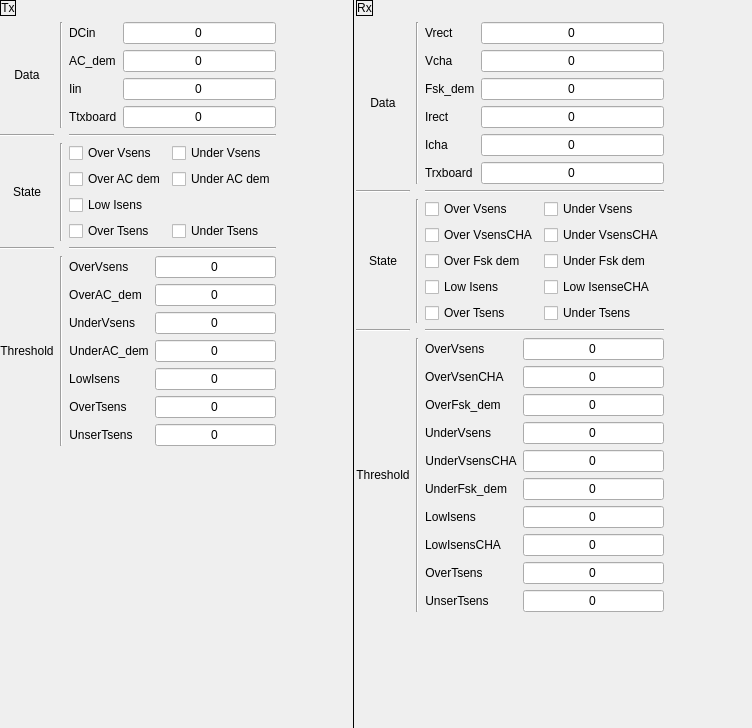
<?xml version="1.0" encoding="UTF-8"?>
<ui version="4.0">
 <class>MainWindow</class>
 <widget class="QMainWindow" name="MainWindow">
  <property name="windowModality">
   <enum>Qt::NonModal</enum>
  </property>
  <property name="geometry">
   <rect>
    <x>0</x>
    <y>0</y>
    <width>752</width>
    <height>728</height>
   </rect>
  </property>
  <property name="windowTitle">
   <string>Wireless Charge</string>
  </property>
  <property name="dockNestingEnabled">
   <bool>false</bool>
  </property>
  <property name="dockOptions">
   <set>QMainWindow::AllowTabbedDocks|QMainWindow::AnimatedDocks</set>
  </property>
  <widget class="QWidget" name="centralwidget">
   <widget class="Line" name="line">
    <property name="geometry">
     <rect>
      <x>333</x>
      <y>0</y>
      <width>40</width>
      <height>731</height>
     </rect>
    </property>
    <property name="frameShadow">
     <enum>QFrame::Plain</enum>
    </property>
    <property name="orientation">
     <enum>Qt::Vertical</enum>
    </property>
   </widget>
   <widget class="QWidget" name="layoutWidget">
    <property name="geometry">
     <rect>
      <x>0</x>
      <y>0</y>
      <width>350</width>
      <height>524</height>
     </rect>
    </property>
    <layout class="QFormLayout" name="formLayout_4">
     <item row="0" column="0">
      <widget class="QLabel" name="rx_label_21">
       <property name="frameShape">
        <enum>QFrame::Panel</enum>
       </property>
       <property name="text">
        <string>Tx</string>
       </property>
       <property name="alignment">
        <set>Qt::AlignCenter</set>
       </property>
      </widget>
     </item>
     <item row="1" column="0">
      <layout class="QGridLayout" name="gridLayout_3">
       <item row="1" column="2">
        <widget class="Line" name="line_6">
         <property name="orientation">
          <enum>Qt::Horizontal</enum>
         </property>
        </widget>
       </item>
       <item row="0" column="0">
        <widget class="QLabel" name="rx_label_22">
         <property name="text">
          <string>Data</string>
         </property>
         <property name="alignment">
          <set>Qt::AlignCenter</set>
         </property>
        </widget>
       </item>
       <item row="0" column="2">
        <layout class="QGridLayout" name="gridLayout_4">
         <item row="0" column="0">
          <widget class="QLabel" name="rx_label_23">
           <property name="text">
            <string>DCin</string>
           </property>
           <property name="alignment">
            <set>Qt::AlignLeading|Qt::AlignLeft|Qt::AlignVCenter</set>
           </property>
          </widget>
         </item>
         <item row="0" column="1">
          <widget class="QLineEdit" name="lineEdit_tx_data_DCin">
           <property name="text">
            <string>0</string>
           </property>
           <property name="alignment">
            <set>Qt::AlignCenter</set>
           </property>
          </widget>
         </item>
         <item row="1" column="0">
          <widget class="QLabel" name="rx_label_25">
           <property name="text">
            <string>AC_dem</string>
           </property>
           <property name="alignment">
            <set>Qt::AlignLeading|Qt::AlignLeft|Qt::AlignVCenter</set>
           </property>
          </widget>
         </item>
         <item row="1" column="1">
          <widget class="QLineEdit" name="lineEdit_tx_data_AC_dem">
           <property name="text">
            <string>0</string>
           </property>
           <property name="alignment">
            <set>Qt::AlignCenter</set>
           </property>
          </widget>
         </item>
         <item row="2" column="0">
          <widget class="QLabel" name="rx_label_26">
           <property name="text">
            <string>Iin</string>
           </property>
           <property name="alignment">
            <set>Qt::AlignLeading|Qt::AlignLeft|Qt::AlignVCenter</set>
           </property>
          </widget>
         </item>
         <item row="2" column="1">
          <widget class="QLineEdit" name="lineEdit_tx_data_Lin">
           <property name="text">
            <string>0</string>
           </property>
           <property name="alignment">
            <set>Qt::AlignCenter</set>
           </property>
          </widget>
         </item>
         <item row="3" column="0">
          <widget class="QLabel" name="rx_label_28">
           <property name="text">
            <string>Ttxboard</string>
           </property>
           <property name="alignment">
            <set>Qt::AlignLeading|Qt::AlignLeft|Qt::AlignVCenter</set>
           </property>
          </widget>
         </item>
         <item row="3" column="1">
          <widget class="QLineEdit" name="lineEdit_tx_data_Ttxboard">
           <property name="text">
            <string>0</string>
           </property>
           <property name="alignment">
            <set>Qt::AlignCenter</set>
           </property>
          </widget>
         </item>
        </layout>
       </item>
       <item row="2" column="0">
        <widget class="QLabel" name="rx_label_29">
         <property name="text">
          <string>State</string>
         </property>
         <property name="alignment">
          <set>Qt::AlignCenter</set>
         </property>
        </widget>
       </item>
       <item row="2" column="2">
        <layout class="QFormLayout" name="formLayout_5">
         <item row="0" column="0">
          <widget class="QCheckBox" name="checkBox_tx_state_overVsens">
           <property name="text">
            <string>Over Vsens</string>
           </property>
          </widget>
         </item>
         <item row="0" column="1">
          <widget class="QCheckBox" name="checkBox_tx_state_underVsens">
           <property name="text">
            <string>Under Vsens</string>
           </property>
          </widget>
         </item>
         <item row="1" column="0">
          <widget class="QCheckBox" name="checkBox_tx_state_overACdem">
           <property name="text">
            <string>Over AC dem</string>
           </property>
          </widget>
         </item>
         <item row="1" column="1">
          <widget class="QCheckBox" name="checkBox_tx_state_underACdem">
           <property name="text">
            <string>Under AC dem</string>
           </property>
          </widget>
         </item>
         <item row="2" column="0">
          <widget class="QCheckBox" name="checkBox_tx_state_lowIsens">
           <property name="text">
            <string>Low Isens</string>
           </property>
          </widget>
         </item>
         <item row="3" column="0">
          <widget class="QCheckBox" name="checkBox_tx_state_overTsens">
           <property name="text">
            <string>Over Tsens</string>
           </property>
          </widget>
         </item>
         <item row="3" column="1">
          <widget class="QCheckBox" name="checkBox_tx_state_underTsens">
           <property name="text">
            <string>Under Tsens</string>
           </property>
          </widget>
         </item>
        </layout>
       </item>
       <item row="4" column="0">
        <widget class="QLabel" name="rx_label_30">
         <property name="text">
          <string>Threshold</string>
         </property>
         <property name="alignment">
          <set>Qt::AlignCenter</set>
         </property>
        </widget>
       </item>
       <item row="4" column="2">
        <layout class="QFormLayout" name="formLayout_6">
         <item row="0" column="0">
          <widget class="QLabel" name="rx_label_31">
           <property name="text">
            <string>OverVsens</string>
           </property>
           <property name="alignment">
            <set>Qt::AlignLeading|Qt::AlignLeft|Qt::AlignVCenter</set>
           </property>
          </widget>
         </item>
         <item row="0" column="1">
          <widget class="QLineEdit" name="lineEdit_tx_thd_overVsens">
           <property name="text">
            <string>0</string>
           </property>
           <property name="alignment">
            <set>Qt::AlignCenter</set>
           </property>
          </widget>
         </item>
         <item row="1" column="0">
          <widget class="QLabel" name="rx_label_33">
           <property name="text">
            <string>OverAC_dem</string>
           </property>
           <property name="alignment">
            <set>Qt::AlignCenter</set>
           </property>
          </widget>
         </item>
         <item row="1" column="1">
          <widget class="QLineEdit" name="lineEdit_tx_thd_overAC_dem">
           <property name="text">
            <string>0</string>
           </property>
           <property name="alignment">
            <set>Qt::AlignCenter</set>
           </property>
          </widget>
         </item>
         <item row="2" column="0">
          <widget class="QLabel" name="rx_label_34">
           <property name="text">
            <string>UnderVsens</string>
           </property>
           <property name="alignment">
            <set>Qt::AlignCenter</set>
           </property>
          </widget>
         </item>
         <item row="2" column="1">
          <widget class="QLineEdit" name="lineEdit_tx_thd_underVsens">
           <property name="text">
            <string>0</string>
           </property>
           <property name="alignment">
            <set>Qt::AlignCenter</set>
           </property>
          </widget>
         </item>
         <item row="3" column="0">
          <widget class="QLabel" name="rx_label_36">
           <property name="text">
            <string>UnderAC_dem</string>
           </property>
           <property name="alignment">
            <set>Qt::AlignCenter</set>
           </property>
          </widget>
         </item>
         <item row="3" column="1">
          <widget class="QLineEdit" name="lineEdit_tx_thd_underAC_dem">
           <property name="text">
            <string>0</string>
           </property>
           <property name="alignment">
            <set>Qt::AlignCenter</set>
           </property>
          </widget>
         </item>
         <item row="4" column="0">
          <widget class="QLabel" name="rx_label_37">
           <property name="text">
            <string>LowIsens</string>
           </property>
           <property name="alignment">
            <set>Qt::AlignCenter</set>
           </property>
          </widget>
         </item>
         <item row="4" column="1">
          <widget class="QLineEdit" name="lineEdit_tx_thd_lowIsens">
           <property name="text">
            <string>0</string>
           </property>
           <property name="alignment">
            <set>Qt::AlignCenter</set>
           </property>
          </widget>
         </item>
         <item row="5" column="0">
          <widget class="QLabel" name="rx_label_39">
           <property name="text">
            <string>OverTsens</string>
           </property>
           <property name="alignment">
            <set>Qt::AlignCenter</set>
           </property>
          </widget>
         </item>
         <item row="5" column="1">
          <widget class="QLineEdit" name="lineEdit_tx_thd_overTsens">
           <property name="text">
            <string>0</string>
           </property>
           <property name="alignment">
            <set>Qt::AlignCenter</set>
           </property>
          </widget>
         </item>
         <item row="6" column="0">
          <widget class="QLabel" name="rx_label_40">
           <property name="text">
            <string>UnserTsens</string>
           </property>
           <property name="alignment">
            <set>Qt::AlignCenter</set>
           </property>
          </widget>
         </item>
         <item row="6" column="1">
          <widget class="QLineEdit" name="lineEdit_tx_thd_underTsens">
           <property name="text">
            <string>0</string>
           </property>
           <property name="alignment">
            <set>Qt::AlignCenter</set>
           </property>
          </widget>
         </item>
        </layout>
       </item>
       <item row="1" column="0">
        <widget class="Line" name="line_2">
         <property name="orientation">
          <enum>Qt::Horizontal</enum>
         </property>
        </widget>
       </item>
       <item row="3" column="2">
        <widget class="Line" name="line_7">
         <property name="orientation">
          <enum>Qt::Horizontal</enum>
         </property>
        </widget>
       </item>
       <item row="3" column="0">
        <widget class="Line" name="line_3">
         <property name="orientation">
          <enum>Qt::Horizontal</enum>
         </property>
        </widget>
       </item>
       <item row="0" column="1">
        <widget class="Line" name="line_10">
         <property name="orientation">
          <enum>Qt::Vertical</enum>
         </property>
        </widget>
       </item>
       <item row="2" column="1">
        <widget class="Line" name="line_11">
         <property name="orientation">
          <enum>Qt::Vertical</enum>
         </property>
        </widget>
       </item>
       <item row="4" column="1">
        <widget class="Line" name="line_12">
         <property name="orientation">
          <enum>Qt::Vertical</enum>
         </property>
        </widget>
       </item>
      </layout>
     </item>
    </layout>
   </widget>
   <widget class="QWidget" name="layoutWidget">
    <property name="geometry">
     <rect>
      <x>356</x>
      <y>0</y>
      <width>385</width>
      <height>715</height>
     </rect>
    </property>
    <layout class="QFormLayout" name="formLayout_3">
     <item row="0" column="0">
      <widget class="QLabel" name="rx_label">
       <property name="frameShape">
        <enum>QFrame::Panel</enum>
       </property>
       <property name="text">
        <string>Rx</string>
       </property>
       <property name="alignment">
        <set>Qt::AlignCenter</set>
       </property>
      </widget>
     </item>
     <item row="1" column="0">
      <layout class="QGridLayout" name="gridLayout_2">
       <item row="3" column="2">
        <widget class="Line" name="line_9">
         <property name="orientation">
          <enum>Qt::Horizontal</enum>
         </property>
        </widget>
       </item>
       <item row="0" column="0">
        <widget class="QLabel" name="rx_label_8">
         <property name="text">
          <string>Data</string>
         </property>
         <property name="alignment">
          <set>Qt::AlignCenter</set>
         </property>
        </widget>
       </item>
       <item row="0" column="2">
        <layout class="QGridLayout" name="gridLayout">
         <item row="0" column="0">
          <widget class="QLabel" name="rx_label_2">
           <property name="text">
            <string>Vrect</string>
           </property>
           <property name="alignment">
            <set>Qt::AlignLeading|Qt::AlignLeft|Qt::AlignVCenter</set>
           </property>
          </widget>
         </item>
         <item row="0" column="1">
          <widget class="QLineEdit" name="lineEdit_data_Vrect">
           <property name="text">
            <string>0</string>
           </property>
           <property name="alignment">
            <set>Qt::AlignCenter</set>
           </property>
          </widget>
         </item>
         <item row="1" column="0">
          <widget class="QLabel" name="rx_label_3">
           <property name="text">
            <string>Vcha</string>
           </property>
           <property name="alignment">
            <set>Qt::AlignLeading|Qt::AlignLeft|Qt::AlignVCenter</set>
           </property>
          </widget>
         </item>
         <item row="1" column="1">
          <widget class="QLineEdit" name="lineEdit_data_Vcha">
           <property name="text">
            <string>0</string>
           </property>
           <property name="alignment">
            <set>Qt::AlignCenter</set>
           </property>
          </widget>
         </item>
         <item row="2" column="0">
          <widget class="QLabel" name="rx_label_4">
           <property name="text">
            <string>Fsk_dem</string>
           </property>
           <property name="alignment">
            <set>Qt::AlignLeading|Qt::AlignLeft|Qt::AlignVCenter</set>
           </property>
          </widget>
         </item>
         <item row="2" column="1">
          <widget class="QLineEdit" name="lineEdit_data_Fsk_dem">
           <property name="text">
            <string>0</string>
           </property>
           <property name="alignment">
            <set>Qt::AlignCenter</set>
           </property>
          </widget>
         </item>
         <item row="3" column="0">
          <widget class="QLabel" name="rx_label_6">
           <property name="text">
            <string>Irect</string>
           </property>
           <property name="alignment">
            <set>Qt::AlignLeading|Qt::AlignLeft|Qt::AlignVCenter</set>
           </property>
          </widget>
         </item>
         <item row="3" column="1">
          <widget class="QLineEdit" name="lineEdit_data_Irect">
           <property name="text">
            <string>0</string>
           </property>
           <property name="alignment">
            <set>Qt::AlignCenter</set>
           </property>
          </widget>
         </item>
         <item row="4" column="0">
          <widget class="QLabel" name="rx_label_7">
           <property name="text">
            <string>Icha</string>
           </property>
           <property name="alignment">
            <set>Qt::AlignLeading|Qt::AlignLeft|Qt::AlignVCenter</set>
           </property>
          </widget>
         </item>
         <item row="4" column="1">
          <widget class="QLineEdit" name="lineEdit_data_Icha">
           <property name="text">
            <string>0</string>
           </property>
           <property name="alignment">
            <set>Qt::AlignCenter</set>
           </property>
          </widget>
         </item>
         <item row="5" column="0">
          <widget class="QLabel" name="rx_label_5">
           <property name="text">
            <string>Trxboard</string>
           </property>
           <property name="alignment">
            <set>Qt::AlignLeading|Qt::AlignLeft|Qt::AlignVCenter</set>
           </property>
          </widget>
         </item>
         <item row="5" column="1">
          <widget class="QLineEdit" name="lineEdit_data_Treboard">
           <property name="text">
            <string>0</string>
           </property>
           <property name="alignment">
            <set>Qt::AlignCenter</set>
           </property>
          </widget>
         </item>
        </layout>
       </item>
       <item row="2" column="0">
        <widget class="QLabel" name="rx_label_9">
         <property name="text">
          <string>State</string>
         </property>
         <property name="alignment">
          <set>Qt::AlignCenter</set>
         </property>
        </widget>
       </item>
       <item row="2" column="2">
        <layout class="QFormLayout" name="formLayout">
         <item row="0" column="0">
          <widget class="QCheckBox" name="checkBox_state_overVsens">
           <property name="text">
            <string>Over Vsens</string>
           </property>
          </widget>
         </item>
         <item row="0" column="1">
          <widget class="QCheckBox" name="checkBox_state_underVsens">
           <property name="text">
            <string>Under Vsens</string>
           </property>
          </widget>
         </item>
         <item row="1" column="0">
          <widget class="QCheckBox" name="checkBox_state_overVsensCHA">
           <property name="text">
            <string>Over VsensCHA</string>
           </property>
          </widget>
         </item>
         <item row="1" column="1">
          <widget class="QCheckBox" name="checkBox_state_underVsensCHA">
           <property name="text">
            <string>Under VsensCHA</string>
           </property>
          </widget>
         </item>
         <item row="2" column="0">
          <widget class="QCheckBox" name="checkBox_state_overFsk_dem">
           <property name="text">
            <string>Over Fsk dem</string>
           </property>
          </widget>
         </item>
         <item row="2" column="1">
          <widget class="QCheckBox" name="checkBox_state_underFsk_dem">
           <property name="text">
            <string>Under Fsk dem</string>
           </property>
          </widget>
         </item>
         <item row="3" column="0">
          <widget class="QCheckBox" name="checkBox_state_lowIsens">
           <property name="text">
            <string>Low Isens</string>
           </property>
          </widget>
         </item>
         <item row="3" column="1">
          <widget class="QCheckBox" name="checkBox_state_lowIsensCHA">
           <property name="text">
            <string>Low IsenseCHA</string>
           </property>
          </widget>
         </item>
         <item row="4" column="0">
          <widget class="QCheckBox" name="checkBox_state_overTsens">
           <property name="text">
            <string>Over Tsens</string>
           </property>
          </widget>
         </item>
         <item row="4" column="1">
          <widget class="QCheckBox" name="checkBox_state_underTsens">
           <property name="text">
            <string>Under Tsens</string>
           </property>
          </widget>
         </item>
        </layout>
       </item>
       <item row="4" column="0">
        <widget class="QLabel" name="rx_label_10">
         <property name="text">
          <string>Threshold</string>
         </property>
         <property name="alignment">
          <set>Qt::AlignCenter</set>
         </property>
        </widget>
       </item>
       <item row="3" column="0">
        <widget class="Line" name="line_5">
         <property name="orientation">
          <enum>Qt::Horizontal</enum>
         </property>
        </widget>
       </item>
       <item row="4" column="2">
        <layout class="QFormLayout" name="formLayout_2">
         <item row="0" column="0">
          <widget class="QLabel" name="rx_label_11">
           <property name="text">
            <string>OverVsens</string>
           </property>
           <property name="alignment">
            <set>Qt::AlignLeading|Qt::AlignLeft|Qt::AlignVCenter</set>
           </property>
          </widget>
         </item>
         <item row="0" column="1">
          <widget class="QLineEdit" name="lineEdit_thd_overVsens">
           <property name="text">
            <string>0</string>
           </property>
           <property name="alignment">
            <set>Qt::AlignCenter</set>
           </property>
          </widget>
         </item>
         <item row="1" column="0">
          <widget class="QLabel" name="rx_label_12">
           <property name="text">
            <string>OverVsenCHA</string>
           </property>
           <property name="alignment">
            <set>Qt::AlignLeading|Qt::AlignLeft|Qt::AlignVCenter</set>
           </property>
          </widget>
         </item>
         <item row="1" column="1">
          <widget class="QLineEdit" name="lineEdit_thd_overVsensCHA">
           <property name="text">
            <string>0</string>
           </property>
           <property name="alignment">
            <set>Qt::AlignCenter</set>
           </property>
          </widget>
         </item>
         <item row="2" column="0">
          <widget class="QLabel" name="rx_label_13">
           <property name="text">
            <string>OverFsk_dem</string>
           </property>
           <property name="alignment">
            <set>Qt::AlignCenter</set>
           </property>
          </widget>
         </item>
         <item row="2" column="1">
          <widget class="QLineEdit" name="lineEdit_thd_overFsk_dem">
           <property name="text">
            <string>0</string>
           </property>
           <property name="alignment">
            <set>Qt::AlignCenter</set>
           </property>
          </widget>
         </item>
         <item row="3" column="0">
          <widget class="QLabel" name="rx_label_14">
           <property name="text">
            <string>UnderVsens</string>
           </property>
           <property name="alignment">
            <set>Qt::AlignCenter</set>
           </property>
          </widget>
         </item>
         <item row="3" column="1">
          <widget class="QLineEdit" name="lineEdit_thd_underVsens">
           <property name="text">
            <string>0</string>
           </property>
           <property name="alignment">
            <set>Qt::AlignCenter</set>
           </property>
          </widget>
         </item>
         <item row="4" column="0">
          <widget class="QLabel" name="rx_label_15">
           <property name="text">
            <string>UnderVsensCHA</string>
           </property>
           <property name="alignment">
            <set>Qt::AlignCenter</set>
           </property>
          </widget>
         </item>
         <item row="4" column="1">
          <widget class="QLineEdit" name="lineEdit_thd_underVsensCHA">
           <property name="text">
            <string>0</string>
           </property>
           <property name="alignment">
            <set>Qt::AlignCenter</set>
           </property>
          </widget>
         </item>
         <item row="5" column="0">
          <widget class="QLabel" name="rx_label_16">
           <property name="text">
            <string>UnderFsk_dem</string>
           </property>
           <property name="alignment">
            <set>Qt::AlignCenter</set>
           </property>
          </widget>
         </item>
         <item row="5" column="1">
          <widget class="QLineEdit" name="lineEdit_thd_underFsk_dem">
           <property name="text">
            <string>0</string>
           </property>
           <property name="alignment">
            <set>Qt::AlignCenter</set>
           </property>
          </widget>
         </item>
         <item row="6" column="0">
          <widget class="QLabel" name="rx_label_20">
           <property name="text">
            <string>LowIsens</string>
           </property>
           <property name="alignment">
            <set>Qt::AlignCenter</set>
           </property>
          </widget>
         </item>
         <item row="6" column="1">
          <widget class="QLineEdit" name="lineEdit_thd_lowIsens">
           <property name="text">
            <string>0</string>
           </property>
           <property name="alignment">
            <set>Qt::AlignCenter</set>
           </property>
          </widget>
         </item>
         <item row="7" column="0">
          <widget class="QLabel" name="rx_label_19">
           <property name="text">
            <string>LowIsensCHA</string>
           </property>
           <property name="alignment">
            <set>Qt::AlignCenter</set>
           </property>
          </widget>
         </item>
         <item row="7" column="1">
          <widget class="QLineEdit" name="lineEdit_thd_lowIsensCHA">
           <property name="text">
            <string>0</string>
           </property>
           <property name="alignment">
            <set>Qt::AlignCenter</set>
           </property>
          </widget>
         </item>
         <item row="8" column="0">
          <widget class="QLabel" name="rx_label_18">
           <property name="text">
            <string>OverTsens</string>
           </property>
           <property name="alignment">
            <set>Qt::AlignCenter</set>
           </property>
          </widget>
         </item>
         <item row="8" column="1">
          <widget class="QLineEdit" name="lineEdit_thd_overTsens">
           <property name="text">
            <string>0</string>
           </property>
           <property name="alignment">
            <set>Qt::AlignCenter</set>
           </property>
          </widget>
         </item>
         <item row="9" column="0">
          <widget class="QLabel" name="rx_label_17">
           <property name="text">
            <string>UnserTsens</string>
           </property>
           <property name="alignment">
            <set>Qt::AlignCenter</set>
           </property>
          </widget>
         </item>
         <item row="9" column="1">
          <widget class="QLineEdit" name="lineEdit_thd_underTsens">
           <property name="text">
            <string>0</string>
           </property>
           <property name="alignment">
            <set>Qt::AlignCenter</set>
           </property>
          </widget>
         </item>
        </layout>
       </item>
       <item row="1" column="2">
        <widget class="Line" name="line_8">
         <property name="orientation">
          <enum>Qt::Horizontal</enum>
         </property>
        </widget>
       </item>
       <item row="1" column="0">
        <widget class="Line" name="line_4">
         <property name="orientation">
          <enum>Qt::Horizontal</enum>
         </property>
        </widget>
       </item>
       <item row="0" column="1">
        <widget class="Line" name="line_13">
         <property name="orientation">
          <enum>Qt::Vertical</enum>
         </property>
        </widget>
       </item>
       <item row="2" column="1">
        <widget class="Line" name="line_14">
         <property name="orientation">
          <enum>Qt::Vertical</enum>
         </property>
        </widget>
       </item>
       <item row="4" column="1">
        <widget class="Line" name="line_15">
         <property name="orientation">
          <enum>Qt::Vertical</enum>
         </property>
        </widget>
       </item>
      </layout>
     </item>
    </layout>
   </widget>
  </widget>
 </widget>
 <resources/>
 <connections/>
 <slots>
  <slot>slot1()</slot>
 </slots>
</ui>
